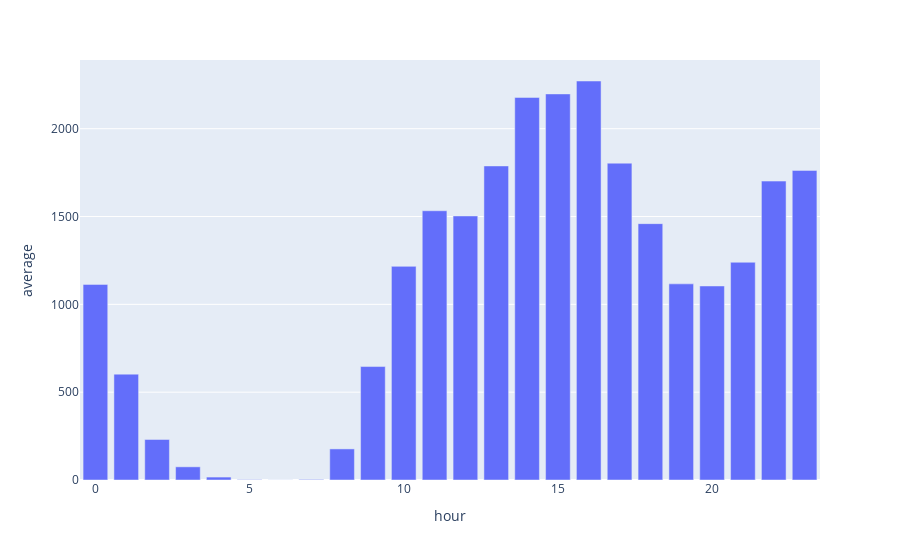

The notebook cell this image was saved under:
### Code cell
px.bar(df_hourly_avg_pivot, x = 'hour', y = 'average')

### Figure 1 — Plotly figure (JSON) as saved in the notebook; plotly's stock layout.template omitted (floating-point values rounded to 4 significant figures)
{"data": [{"alignmentgroup": "True", "hovertemplate": "hour=%{x}<br>average=%{y}<extra></extra>", "legendgroup": "", "marker": {"color": "#636efa", "pattern": {"shape": ""}}, "name": "", "offsetgroup": "", "orientation": "v", "showlegend": false, "textposition": "auto", "type": "bar", "x": [0, 1, 2, 3, 4, 5, 6, 7, 8, 9, 10, 11, 12, 13, 14, 15, 16, 17, 18, 19, 20, 21, 22, 23], "xaxis": "x", "y": [1114.0, 602.7, 230.8, 75.06, 16.7, 2.017, 0.3844, 3.183, 177.0, 645.8, 1216.0, 1533.0, 1503.0, 1788.0, 2178.0, 2198.0, 2272.0, 1804.0, 1460.0, 1117.0, 1105.0, 1240.0, 1702.0, 1763.0], "yaxis": "y"}], "layout": {"barmode": "relative", "legend": {"tracegroupgap": 0}, "margin": {"t": 60}, "xaxis": {"anchor": "y", "domain": [0, 1], "title": {"text": "hour"}}, "yaxis": {"anchor": "x", "domain": [0, 1], "title": {"text": "average"}}}}
